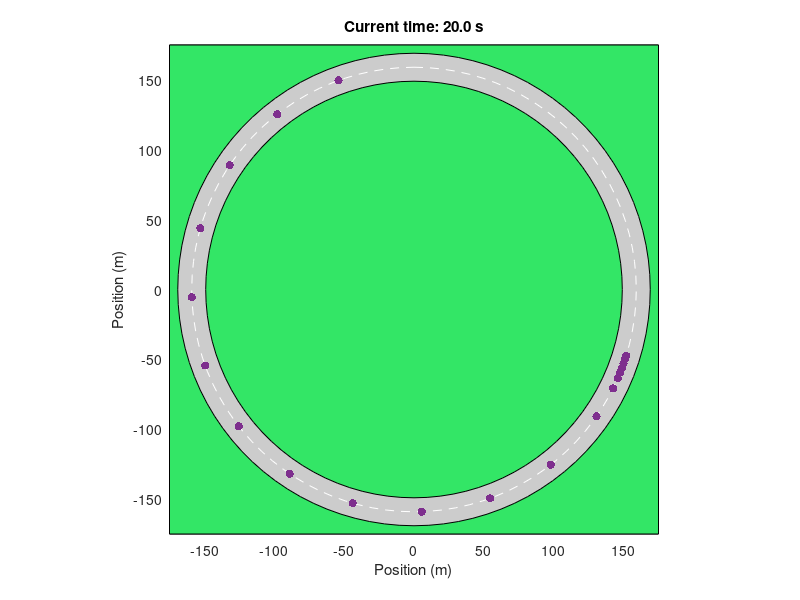

Here is the MATLAB script that generated this plot:
%% TRAFFIC
% Our totally awesome traffic model.
% Version: 2012nov03

%% Set parameters
tic
disp('Setting parameters...')
ndrivers=20; % Number of drivers
tracklength=1000; % Track length in meters
maxtime=20; % Number of seconds to simulate
dt=0.1; % Timestep size in seconds
npts=maxtime/dt;
defaultv=30; % Default velocity in m/s
tau=round(0.3/dt); % Reaction time
C(1)=16.8; % 
C(2)=0.086;
C(3)=C(2)*-25;
C(4)=0.913;
alpha=0.5;

vtilda=@(headway) max(0,C(1)*tanh(C(2)*headway+C(3))+C(4));


%% Set up initial conditions
drivers=struct;
for d=1:ndrivers
    drivers(d).x=(d/ndrivers)*tracklength; % Initial position
    drivers(d).v=0;% defaultv+5*randn; % Initial velocity
    drivers(d).a=0; % Initial acceleration
    drivers(d).state=0; % Alert vs. fucked
    drivers(d).headway=Inf; % Amount of distance to car in front
    drivers(d).infront=mod(d,ndrivers)+1; % Index of driver in front
end


%% Run simulation
positions=zeros(ndrivers,npts);
velocities=zeros(ndrivers,npts);
for t=1:npts
    for d=1:ndrivers
        positions(d,t)=drivers(d).x; % Save current position
        velocities(d,t)=drivers(d).v; % Save current position
        
        drivers(d).state=0; % Update state
        if t>tau % Update acceleration
            drivers(d).headway=diff(positions([d drivers(d).infront],t-tau));
            drivers(d).v=drivers(d).v+alpha*dt*(-drivers(d).v+vtilda(drivers(d).headway));
        end
        
        drivers(d).v=drivers(d).v+drivers(d).a; % Update velocity
        drivers(d).x=mod(drivers(d).x+drivers(d).v*dt,tracklength); % Update position
        
    end
end

figure('position',[200 200 800 800]); hold on
radius=tracklength/(2*pi);
toc


%% Plot track
grass=[0.2 0.9 0.4];
bitumen=0.8*[1 1 1];
trackwidth=10; % Width of track
axislims=1.1*radius*[-1 1];
fill(axislims(1)*[-1 1 1 -1],axislims(1)*[-1 -1 1 1],grass)
phi = (0:0.01:1)'*2*pi;
xouter = (radius+trackwidth)*sin(phi);
youter = (radius+trackwidth)*cos(phi);
fill(xouter,youter,bitumen)
xinner = (radius-trackwidth)*sin(phi);
yinner = (radius-trackwidth)*cos(phi);
fill(xinner,yinner,grass)
xmid = (radius)*sin(phi);
ymid = (radius)*cos(phi);
plot(xmid,ymid,'w--')


%% Plot cars
for t=1:npts
    current=positions(:,t);
    x=radius*cos(2*pi*current/tracklength);
    y=radius*sin(2*pi*current/tracklength);
    q=scatter(x,y,'filled','k');
    axis equal; box on
    xlabel('Position (m)')
    ylabel('Position (m)')
    title(sprintf('Current time: %0.1f s',t*dt));
    xlim(axislims)
    ylim(axislims)
    drawnow
%     pause(dt)
    if t<npts, delete(q), end
end


disp('Done.')